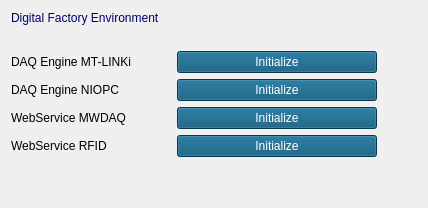
            <widget class="QWidget" name="DigitalFactoryEnvironmetPage">
             <property name="sizePolicy">
              <sizepolicy hsizetype="Preferred" vsizetype="Preferred">
               <horstretch>0</horstretch>
               <verstretch>0</verstretch>
              </sizepolicy>
             </property>
             <property name="minimumSize">
              <size>
               <width>0</width>
               <height>0</height>
              </size>
             </property>
             <layout class="QVBoxLayout" name="verticalLayout_30">
              <item>
               <widget class="QLabel" name="DigitalFactoryEnvironment_label">
                <property name="styleSheet">
                 <string notr="true">color: rgb(0, 0, 108);
font:  600 20pt &quot;Segoe UI&quot;;</string>
                </property>
                <property name="text">
                 <string>Digital Factory Environment</string>
                </property>
               </widget>
              </item>
              <item>
               <spacer name="verticalSpacer_2">
                <property name="orientation">
                 <enum>Qt::Vertical</enum>
                </property>
                <property name="sizeType">
                 <enum>QSizePolicy::Fixed</enum>
                </property>
                <property name="sizeHint" stdset="0">
                 <size>
                  <width>10</width>
                  <height>20</height>
                 </size>
                </property>
               </spacer>
              </item>
              <item>
               <layout class="QHBoxLayout" name="horizontalLayout_4">
                <item>
                 <layout class="QVBoxLayout" name="verticalLayout_28">
                  <item>
                   <widget class="QLabel" name="label_MTLinki">
                    <property name="styleSheet">
                     <string notr="true">font: 14pt &quot;Calibri&quot;;</string>
                    </property>
                    <property name="text">
                     <string>DAQ Engine MT-LINKi</string>
                    </property>
                   </widget>
                  </item>
                  <item>
                   <widget class="QLabel" name="label_NIOPC">
                    <property name="styleSheet">
                     <string notr="true">font: 14pt &quot;Calibri&quot;;</string>
                    </property>
                    <property name="text">
                     <string>DAQ Engine NIOPC</string>
                    </property>
                   </widget>
                  </item>
                  <item>
                   <widget class="QLabel" name="label_MWDAQ">
                    <property name="styleSheet">
                     <string notr="true">font: 14pt &quot;Calibri&quot;;</string>
                    </property>
                    <property name="text">
                     <string>WebService MWDAQ</string>
                    </property>
                   </widget>
                  </item>
                  <item>
                   <widget class="QLabel" name="label_RFID">
                    <property name="styleSheet">
                     <string notr="true">font: 14pt &quot;Calibri&quot;;</string>
                    </property>
                    <property name="text">
                     <string>WebService RFID</string>
                    </property>
                   </widget>
                  </item>
                 </layout>
                </item>
                <item>
                 <spacer name="horizontalSpacer_4">
                  <property name="orientation">
                   <enum>Qt::Horizontal</enum>
                  </property>
                  <property name="sizeType">
                   <enum>QSizePolicy::Fixed</enum>
                  </property>
                  <property name="sizeHint" stdset="0">
                   <size>
                    <width>40</width>
                    <height>20</height>
                   </size>
                  </property>
                 </spacer>
                </item>
                <item>
                 <layout class="QVBoxLayout" name="verticalLayout_29">
                  <item>
                   <widget class="QPushButton" name="pushButton">
                    <property name="sizePolicy">
                     <sizepolicy hsizetype="Fixed" vsizetype="Fixed">
                      <horstretch>0</horstretch>
                      <verstretch>0</verstretch>
                     </sizepolicy>
                    </property>
                    <property name="minimumSize">
                     <size>
                      <width>200</width>
                      <height>0</height>
                     </size>
                    </property>
                    <property name="styleSheet">
                     <string notr="true">background-color: rgb(5, 80, 117);
color: rgb(255, 255, 255);
font: 750 12pt &quot;MS Shell Dlg 2&quot;;</string>
                    </property>
                    <property name="text">
                     <string>Initialize</string>
                    </property>
                   </widget>
                  </item>
                  <item>
                   <widget class="QPushButton" name="pushButton_3">
                    <property name="sizePolicy">
                     <sizepolicy hsizetype="Fixed" vsizetype="Fixed">
                      <horstretch>0</horstretch>
                      <verstretch>0</verstretch>
                     </sizepolicy>
                    </property>
                    <property name="minimumSize">
                     <size>
                      <width>200</width>
                      <height>0</height>
                     </size>
                    </property>
                    <property name="styleSheet">
                     <string notr="true">background-color: rgb(5, 80, 117);
color: rgb(255, 255, 255);
font: 750 12pt &quot;MS Shell Dlg 2&quot;;</string>
                    </property>
                    <property name="text">
                     <string>Initialize</string>
                    </property>
                   </widget>
                  </item>
                  <item>
                   <widget class="QPushButton" name="pushButton_4">
                    <property name="sizePolicy">
                     <sizepolicy hsizetype="Fixed" vsizetype="Fixed">
                      <horstretch>0</horstretch>
                      <verstretch>0</verstretch>
                     </sizepolicy>
                    </property>
                    <property name="minimumSize">
                     <size>
                      <width>200</width>
                      <height>0</height>
                     </size>
                    </property>
                    <property name="styleSheet">
                     <string notr="true">background-color: rgb(5, 80, 117);
color: rgb(255, 255, 255);
font: 750 12pt &quot;MS Shell Dlg 2&quot;;</string>
                    </property>
                    <property name="text">
                     <string>Initialize</string>
                    </property>
                   </widget>
                  </item>
                  <item>
                   <widget class="QPushButton" name="pushButton_5">
                    <property name="sizePolicy">
                     <sizepolicy hsizetype="Fixed" vsizetype="Fixed">
                      <horstretch>0</horstretch>
                      <verstretch>0</verstretch>
                     </sizepolicy>
                    </property>
                    <property name="minimumSize">
                     <size>
                      <width>200</width>
                      <height>0</height>
                     </size>
                    </property>
                    <property name="styleSheet">
                     <string notr="true">background-color: rgb(5, 80, 117);
color: rgb(255, 255, 255);
font: 750 12pt &quot;MS Shell Dlg 2&quot;;</string>
                    </property>
                    <property name="text">
                     <string>Initialize</string>
                    </property>
                   </widget>
                  </item>
                 </layout>
                </item>
                <item>
                 <spacer name="horizontalSpacer_5">
                  <property name="orientation">
                   <enum>Qt::Horizontal</enum>
                  </property>
                  <property name="sizeHint" stdset="0">
                   <size>
                    <width>40</width>
                    <height>20</height>
                   </size>
                  </property>
                 </spacer>
                </item>
               </layout>
              </item>
              <item>
               <spacer name="verticalSpacer">
                <property name="orientation">
                 <enum>Qt::Vertical</enum>
                </property>
                <property name="sizeHint" stdset="0">
                 <size>
                  <width>20</width>
                  <height>40</height>
                 </size>
                </property>
               </spacer>
              </item>
             </layout>
            </widget>
